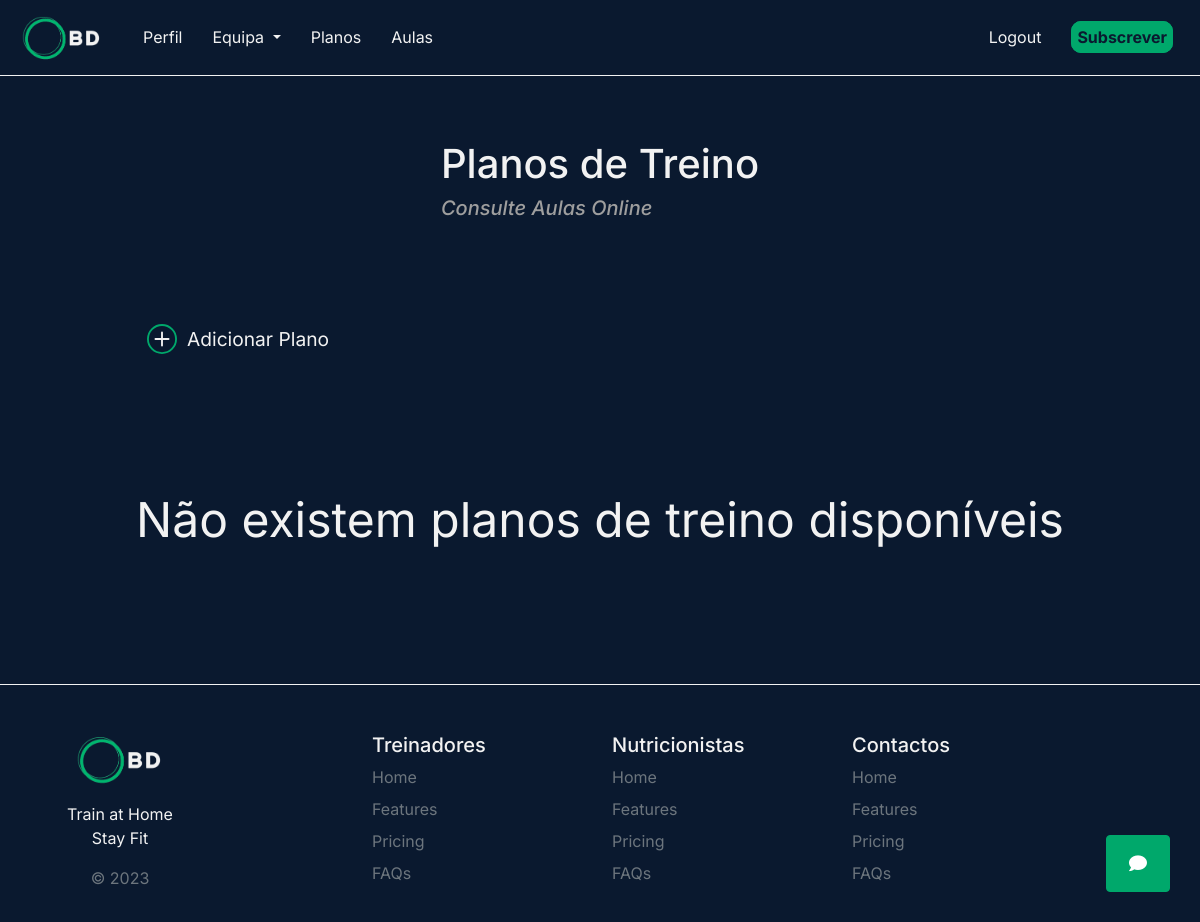
Page /plans (signed in) on the earlier database version.
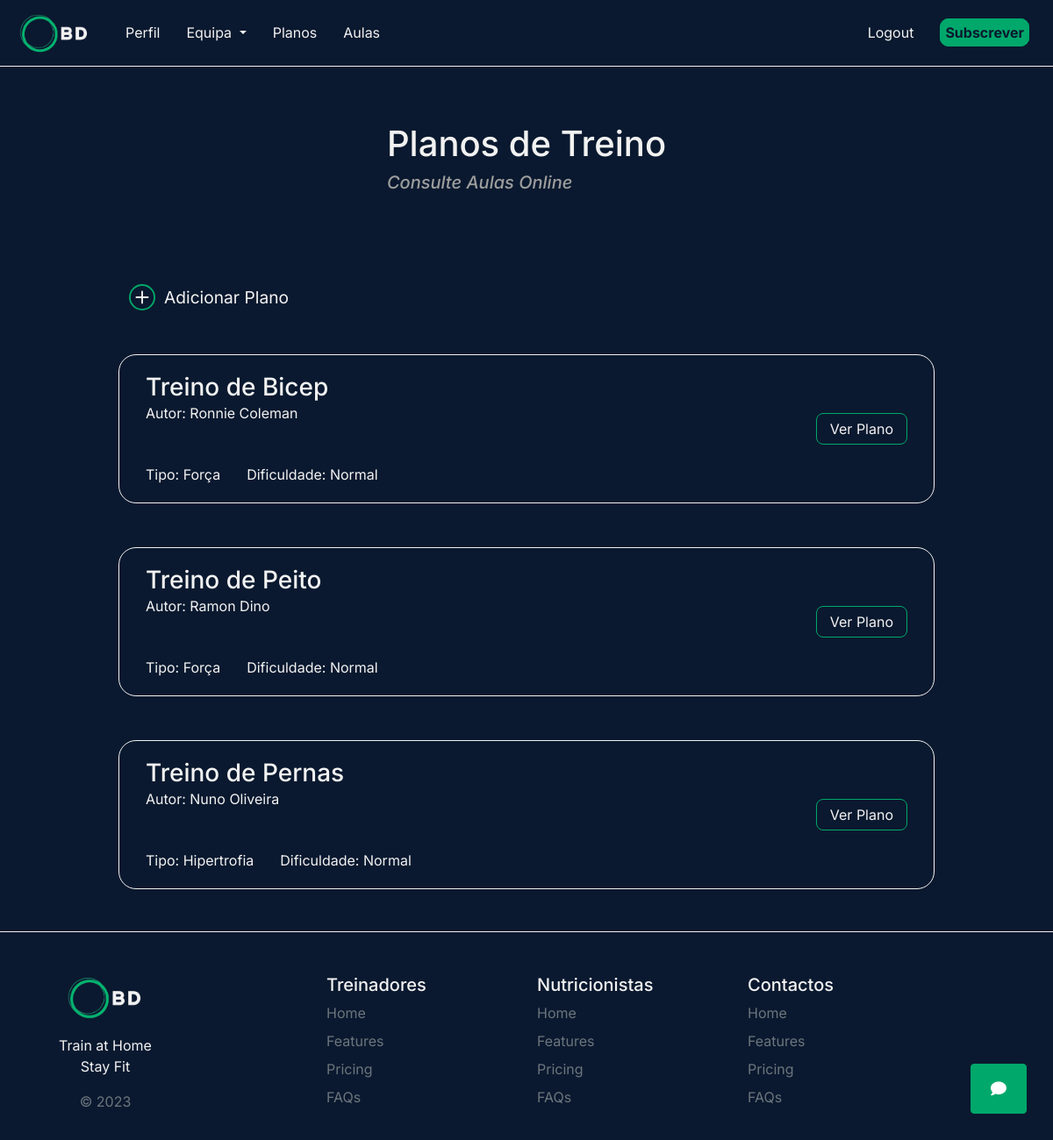
Same page on the later database version.
### tables this page shows
CREATE TABLE plans (
        id INTEGER PRIMARY KEY AUTOINCREMENT,
        category TEXT NOT NULL,
        owner TEXT NOT NULL,
        type TEXT NOT NULL,
        difficulty TEXT NOT NULL,
        number_of_sets TEXT NOT NULL,
        sets_reps TEXT NOT NULL,
        exercises TEXT NOT NULL,
        descansos TEXT NOT NULL
    );

### website/views.py (the view)
@views.route('/plans', methods=['GET', 'POST'])
def view_plans():
    if request.method == 'POST':
        username = session['user']['username']
        if(request.form['op'] == '0'):
            treino = request.form['treino']
            tipo   = request.form['tipo']
            dificuldade = request.form['dificuldade']
            num_of_sets = request.form['number_of_sets']
            set_reps = request.form['sets_reps']
            exercises = request.form['exercises']
            descansos = request.form['descansos']
            add_plan(treino, username, tipo, dificuldade, num_of_sets,
                    set_reps, exercises, descansos) # json.dumps() não é usado pois a lista já é recebida em formato String
        elif(request.form['op'] == '1'):
            email = session['user']['email']
            planId = request.form['planId']
            response = save_plan(email, planId)
            return response
        return "done"
    else:
        if('user' in session):
            email = session['user']['email']
            plans = get_plans()
            plans = list(plans)
            for i in range(len(plans)):
                plans[i] = list(plans[i])
                plans[i][6] = json.loads(plans[i][6]) # Turn ListString to List
                plans[i][7] = json.loads(plans[i][7])
                plans[i][8] = json.loads(plans[i][8])
                plans[i] = tuple(plans[i])
            plans = tuple(plans)
            return render_template('plans.html', type=get_type(email), plans=plans)
        else:
            return redirect( url_for('auth.login') )

### website/database.py (called while the page is built)
def get_type(email):
    with sqlite3.connect(db_path) as con:
        cur = con.cursor()
        cur.execute(f"""
            SELECT type FROM users
            WHERE email = '{email}';
            """)
        type = cur.fetchall()[0][0]
        return type

def get_plans():
    with sqlite3.connect(db_path) as con:
        cur = con.cursor()
        cur.execute(f"""
        SELECT * FROM plans;
        """)
        data = cur.fetchall()
        return data

### website/templates/plans.html (shortened to what this page needs)
{% extends "base.html" %}
{% block head %}
<link rel="stylesheet" href="{{url_for('static', filename='css/plans.css')}}">
{% endblock %}
{% block body %}
<div class="center-card">
  <div class="card card-inherit bg-transparent">
    <div class="card-body text-truncate">
      <h1 class="mt-5">Planos de Treino</h1>
      <h5 class="mt-2">
        <a href="/classes" style="text-decoration: none; color: inherit;">
            Consulte Aulas Online
        </a>
    </h5>
    </div>
  </div>
</div>
<div class="planos-container">
  {% if type == '0' %}
  <div class="add-plano-container container">
    <div class="add-plano" type="button" data-bs-toggle="modal" data-bs-target="#Backdrop">
      <span>Adicionar Plano</span>
    </div>
  </div>
  {% endif %}
  {% if plans|length == 0 %}
  <div class="no-plans" style="
    width: 100%;
    text-align: center;
    font-size: 3rem;
    padding: 5rem;
  ">Não existem planos de treino disponíveis</div>
  {% endif %}
  {% for plan in plans|reverse %}
  <div class="plano-treino container">
    <div class="plano-description">
      <div class="plano-title">
        <h3 class="m-0">{{ plan[1] }}</h3>
        <div>Autor: {{ plan[2] }}</div>
      </div>
      <div class="plano-info">
        <span>Tipo: {{ plan[3] }}</span>
        <span>Dificuldade: {{ plan[4] }}</span>
      </div>
    </div>
    <div class="plano-show">
      <button type="button" data-bs-toggle="modal" data-bs-target="#Modal{{plan[0]}}">
        Ver Plano
      </button>
    </div>
  </div>
  {% endfor %}
</div>
{% endblock %}

### website/templates/base.html (shortened to what this page needs)
<!DOCTYPE html>
<html lang="en">
<head>
    <link rel="stylesheet" href="{{url_for('static', filename='css/bootstrap.css')}}">
    <link
    href="https://cdnjs.cloudflare.com/ajax/libs/font-awesome/6.0.0/css/all.min.css"
    rel="stylesheet"
    />
    <link rel="stylesheet" href="https://cdn.jsdelivr.net/npm/bootstrap-icons@1.10.5/font/bootstrap-icons.css">
    <link href="https://cdn.jsdelivr.net/npm/bootstrap@5.0.2/dist/css/bootstrap.min.css" rel="stylesheet">    {% block head %}{% endblock %}
    <link rel="stylesheet" href=" {{ url_for('static', filename='css/base.css') }}">
</head>
<body>
  <nav class="navbar navbar-expand-lg">
    <div class="container-fluid">
      <a class="navbar-logo navbar-brand" id="logo" href="/">
        <img src="{{url_for('static', filename='images/logo.png')}}" alt="Logo" >
      </a>
      <div class="collapse navbar-collapse" id="navbarSupportedContent">
        <ul class="navbar-nav me-auto mb-2 mb-lg-0">
          <li class="nav-item">
            <a class="navbar-item" id="profile" href="/profile">Perfil</a>
          </li>
          <li class="nav-item">
            <div class="dropdown">
              <a class="dropdown-toggle navbar-item" style="cursor: pointer;" data-bs-toggle="dropdown" aria-expanded="false">
                Equipa
              </a>
            </div>
          </li>
          <li class="nav-item">
            <a class="navbar-item" id="plans" href="/plans">Planos</a>
          </li>
          <li class="nav-item">
            <a class="navbar-item" id="plans" href="/classes">Aulas</a>
          </li>
        </ul>
        <a class="navbar-item" href="/logout">Logout</a>
        <div class="navbar-item subscribe" onclick="alert('Ainda não é possível subscrever.\nObrigado.')">
          <a id="subscribe" href="#">
              <strong>Subscrever</strong>
          </a>
        </div>
      </div>
    </div>
  </nav>
    {% block body %}{% endblock %}
    <form method="post" action="/conversations" id="conversationsForm">
        <button class="chatStickyBtn" id="chatStickyBtn" type="submit">
            <i class="fas fa-comment"></i>
        </button>
    </form>
</body>
<footer class="row row-cols-1 row-cols-sm-2 row-cols-md-5 pt-5 mt-5 footer">
    <div class="col mb-3">
      <a href="/" class="d-flex align-items-center justify-content-center mb-3 link-dark text-decoration-none">
        <img class="img-fluid" src="{{url_for('static', filename='images/logo.png')}}">
      </a>
      <p class="text-center">Train at Home<br>Stay Fit</p>
      <p class="text-muted text-center">© 2023</p>
    </div>
    <div  class="footer-extra" style="width: 10%;">
    </div>
    <div class="col mb-3">
      <h5>Treinadores</h5>
      <ul class="nav flex-column">
        <li class="nav-item mb-2"><a href="#" class="nav-link p-0 text-muted">Home</a></li>
        <li class="nav-item mb-2"><a href="#" class="nav-link p-0 text-muted">Features</a></li>
        <li class="nav-item mb-2"><a href="#" class="nav-link p-0 text-muted">Pricing</a></li>
        <li class="nav-item mb-2"><a href="#" class="nav-link p-0 text-muted">FAQs</a></li>
      </ul>
    </div>
    <div class="col mb-3">
      <h5>Nutricionistas</h5>
      <ul class="nav flex-column">
        <li class="nav-item mb-2"><a href="#" class="nav-link p-0 text-muted">Home</a></li>
        <li class="nav-item mb-2"><a href="#" class="nav-link p-0 text-muted">Features</a></li>
        <li class="nav-item mb-2"><a href="#" class="nav-link p-0 text-muted">Pricing</a></li>
        <li class="nav-item mb-2"><a href="#" class="nav-link p-0 text-muted">FAQs</a></li>
      </ul>
    </div>
    <div class="col mb-3">
      <h5>Contactos</h5>
      <ul class="nav flex-column">
        <li class="nav-item mb-2"><a href="#" class="nav-link p-0 text-muted">Home</a></li>
        <li class="nav-item mb-2"><a href="#" class="nav-link p-0 text-muted">Features</a></li>
        <li class="nav-item mb-2"><a href="#" class="nav-link p-0 text-muted">Pricing</a></li>
        <li class="nav-item mb-2"><a href="#" class="nav-link p-0 text-muted">FAQs</a></li>
      </ul>
    </div>
  </footer>
</html>

### website/static/css/plans.css (style rules this page uses)
body { min-height: 100vh; display: flex; flex-direction: column; justify-content: space-between; }
.center-card { display: flex; justify-content: center; }
.card { border: none; }
.center-card h5 { font-style: italic; color: rgb(158, 158, 158); }
.planos-container { padding-top: 80px; display: flex; flex-direction: column; align-items: center; gap: 50px; }
.plano-treino { display: flex; justify-content: space-between; align-items: center; width: 930px; height: 170px; border: 1px solid #f2f2f2; border-radius: 20px; padding: 20px 30px; }
.plano-description { display: flex; flex-direction: column; justify-content: space-between; height: 100%; }
.plano-info { display: flex; gap: 30px; }
.add-plano-container { width: 930px; }
.add-plano { display: flex; gap: 10px; font-size: 1.2rem; width: fit-content; align-items: center; cursor: pointer; }

### website/static/css/base.css (style rules this page uses)
* { font-family: 'inter'; }
body { background-color: #0A192F; color: #f2f2f2; }
.navbar { background-color: #0A192F; border-bottom: 1px solid #f2f2f2; }
#logo img { width: 100px; object-fit: contain; }
.navbar-item { color: #F2F2F2; padding: 15px; transition: color 0.2s ease-in-out; text-decoration: none; }
#subscribe { background-color: #00A86B; border: 1px solid #00A86B; border-radius: 10px; padding: 5px; color: #0A192F; text-decoration: none; }
.navbar-item.subscribe { padding: 15px !important; }
.footer { display: flex; margin-left: 0px; margin-right: 0px; border-top: 1px solid #f2f2f2; }
.footer * img { min-width: 100px; max-width: 50%; }
button { background-color: transparent; border: 1px solid #00A86B; border-radius: 8px; padding: 5px 15px 5px 15px; color: #f2f2f2; width: fit-content; }
.chatStickyBtn { position: fixed; bottom: 30px; right: 30px; background-color: #00A86B; color: white; padding: 14px 22px; font-size: 18px; cursor: pointer; border-radius: 4px; }

Differences in the rows shown:
added plans: category "Treino de Bicep", owner "Ronnie Coleman", type "Força", difficulty "Normal"
added plans: category "Treino de Peito", owner "Ramon Dino", type "Força", difficulty "Normal"
added plans: category "Treino de Pernas", owner "Nuno Oliveira", type "Hipertrofia", difficulty "Normal"
Other differences:
text no longer shown: "Não existem planos de treino disponíveis"
